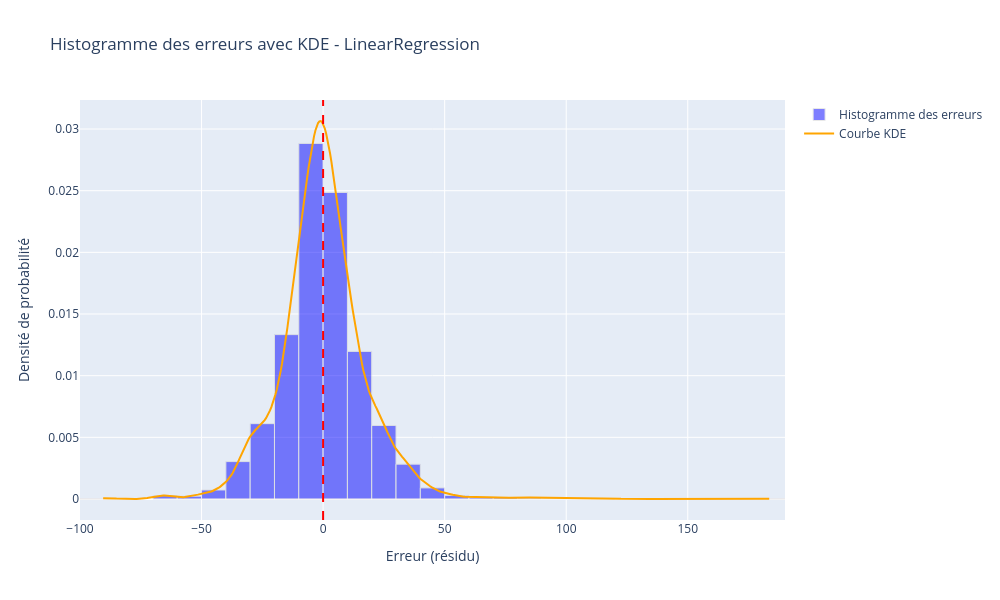

Notebook cell for this chart:
### Code cell
affichage_histogramme_erreurs_plotly(y_test, predictions_lr, 'LinearRegression')

### Figure 1 — Plotly figure (JSON) as saved in the notebook; plotly's stock layout.template omitted (floating-point values rounded to 4 significant figures; data arrays with more than 128 entries replaced by an {"elided": "..."} marker saying what was removed)
{"data": [{"histnorm": "probability density", "marker": {"color": "blue", "line": {"color": "lightgray", "width": 1}}, "name": "Histogramme des erreurs", "nbinsx": 50, "opacity": 0.5, "type": "histogram", "x": {"elided": "4779 float values"}}, {"line": {"color": "orange", "width": 2}, "mode": "lines", "name": "Courbe KDE", "type": "scatter", "x": {"elided": "500 float values"}, "y": {"elided": "500 float values"}}], "layout": {"height": 600, "shapes": [{"line": {"color": "red", "dash": "dash"}, "type": "line", "x0": 0, "x1": 0, "xref": "x", "y0": 0, "y1": 1, "yref": "y domain"}], "showlegend": true, "title": {"text": "Histogramme des erreurs avec KDE - LinearRegression"}, "width": 1000, "xaxis": {"showgrid": true, "title": {"text": "Erreur (résidu)"}}, "yaxis": {"showgrid": true, "title": {"text": "Densité de probabilité"}}}}
